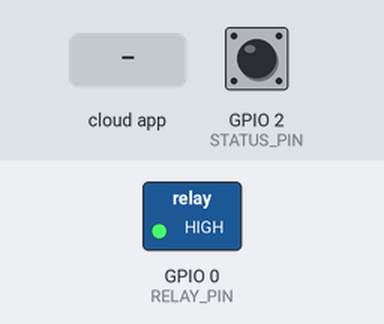
Simulated run of this sketch. Board: ESP8266 (NodeMCU). Shown: switched loads named in the sketch (green lamp = pin HIGH). Inputs (shaded band) come from the test bench; at power-on: GPIO 2 (STATUS_PIN) HIGH. WiFi joins after 1.5 s; servers stay silent unless stated; what the sketch prints to the serial monitor is not drawn.

Above: at 3.2 s.
3.3 s: the phone or cloud app sets switch1 to 1
At 4.4 s:
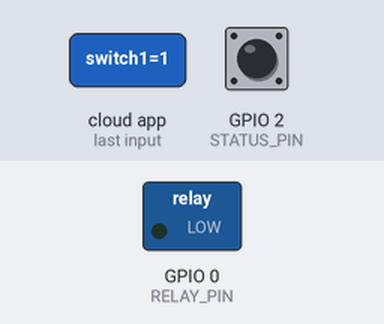
4.8 s: the phone or cloud app sets switch1 to 0
At 5.6 s:
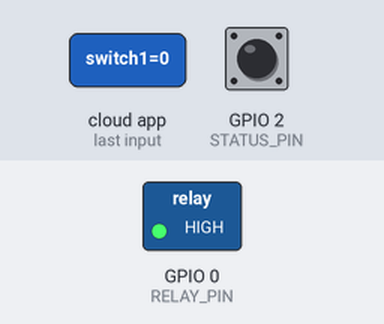
Timing chart, 0 to 7.8 s (numbered marks = the images above; inputs shaded):
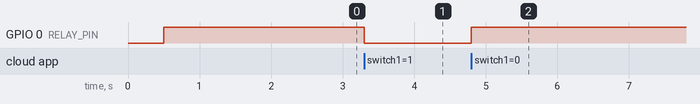

Measured:
- after the input at 3.3 s, GPIO 0 (RELAY_PIN): HIGH → LOW at once
- after the input at 4.8 s, GPIO 0 (RELAY_PIN): LOW → HIGH at once

The sketch:

SmartSwitch.ino
```cpp
/**********************************************************************************
 *  TITLE: Arduino IoT Cloud Smart Relay Switch using ESP01
 *  Author: John Varghese (@Cyber__Trinity)
 *  Version: 2.0
 *
 *  Description:
 *  ESP8266-based smart relay switch with manual/cloud control and status reporting.
 *  Features watchdog timer, always-on mode, and cloud message handling.
 *
 *  Requirements:
 *  - ESP8266 board package
 *  - ArduinoIoTCloud library
 *  - Ticker library
 *  - Thing variables:
 *      CloudContactSensor switchStatus;
 *      CloudSwitch switch1;
 *      String messages;
 **********************************************************************************/

#include "thingProperties.h"
#include <ESP8266WiFi.h>
#include <Ticker.h>

// GPIO pin definitions
#define RELAY_PIN 0    // GPIO0 controls relay
#define STATUS_PIN 2   // GPIO2 reads manual switch state

// Watchdog Timer
Ticker watchdogTicker;
volatile int watchdogCount = 0;
const int WATCHDOG_TIMEOUT = 4; // 4 intervals * 5s = 20s timeout

// AlwaysOn mode control
bool alwaysOnMode = false;
unsigned long lastSwitchToggle = 0;
const unsigned long debounceTime = 1000; // ms debounce

// State management
bool currentRelayState = false;
bool currentSwitchState = false;

void ISRwatchdog() {
  watchdogCount++;
  if (watchdogCount >= WATCHDOG_TIMEOUT) {
    Serial.println("Watchdog timeout! Rebooting...");
    ESP.restart();
  }
}

void setup() {
  Serial.begin(115200);
  delay(500);

  // Initialize GPIO
  pinMode(RELAY_PIN, OUTPUT);
  digitalWrite(RELAY_PIN, HIGH); // Relay OFF
  currentRelayState = false;
  pinMode(STATUS_PIN, INPUT_PULLUP);

  // WiFi Connection
  WiFi.mode(WIFI_STA);
  WiFi.begin(SSID, PASS);
  WiFi.setAutoReconnect(true);

  Serial.print("Connecting to WiFi");
  int attempts = 0;
  while (WiFi.status() != WL_CONNECTED && attempts < 40) {
    delay(500);
    Serial.print(".");
    attempts++;
  }

  if (WiFi.status() != WL_CONNECTED) {
    Serial.println("\nWiFi failed! Rebooting...");
    ESP.restart();
  }

  // Arduino IoT Cloud
  initProperties();
  ArduinoCloud.begin(ArduinoIoTPreferredConnection);
  setDebugMessageLevel(2);
  ArduinoCloud.printDebugInfo();

  // Initial states
  switch1 = false;
  watchdogTicker.attach(5, ISRwatchdog);
  Serial.println("System ready");
}

void loop() {
  ArduinoCloud.update();
  watchdogCount = 0; // Reset watchdog

  bool switchState = (digitalRead(STATUS_PIN) == LOW);
  bool relayState = (digitalRead(RELAY_PIN) == LOW);
  unsigned long now = millis();

  // AlwaysOn logic
  if (alwaysOnMode) {
    if (!switchState && (now - lastSwitchToggle >= debounceTime)) {
      digitalWrite(RELAY_PIN, !relayState);
      currentRelayState = !relayState;
      switch1 = currentRelayState;
      lastSwitchToggle = now;
      messages = "[AlwaysOn] Toggling relay";
      ArduinoCloud.update();
    }
  }

  // State change detection
  if (!alwaysOnMode && switchState != currentSwitchState) {
    currentSwitchState = switchState;
    switchStatus = switchState;
    messages = "Switch: " + String(switchState ? "ON" : "OFF");
    ArduinoCloud.update();
  }

  ArduinoCloud.update();
}

void onSwitch1Change() {
  if (!alwaysOnMode) {
    if (switch1 != currentRelayState) {
      currentRelayState = switch1;
      digitalWrite(RELAY_PIN, switch1 ? LOW : HIGH);
      messages = "Relay " + String(switch1 ? "ON" : "OFF") + " (Cloud)";
      ArduinoCloud.update();
    }
  } else {
    messages = "Manual control disabled (AlwaysOn)";
    switch1 = currentRelayState;
    ArduinoCloud.update();
  }
}

void onMessagesChange() {
  String response;

  if (messages.equalsIgnoreCase("Relay On")) {
    alwaysOnMode = false;
    digitalWrite(RELAY_PIN, LOW);
    switch1 = true;
    response = "Relay ON by command";
  } else if (messages.equalsIgnoreCase("Relay Off")) {
    alwaysOnMode = false;
    digitalWrite(RELAY_PIN, HIGH);
    switch1 = false;
    response = "Relay OFF by command";
  } else if (messages.equalsIgnoreCase("alwaysOn")) {
    alwaysOnMode = true;
    response = "AlwaysOn Enabled";
  } else if (messages.equalsIgnoreCase("alwaysOff")) {
    alwaysOnMode = false;
    response = "AlwaysOn Disabled";
  } else {
    response = "IoT Relay v2.0 \nby John Varghese (@Cyber__Trinity)\n | Valid Commands: Relay on/off, AlwaysOn/AlwaysOff, help/about\n | Status auto-synced";
  }

  messages = response;
  ArduinoCloud.update();
}
```

thingProperties.h
```cpp
#include <ArduinoIoTCloud.h>
#include <Arduino_ConnectionHandler.h>

const char DEVICE_LOGIN_NAME[]  = ""; // Enter DEVICE ID
const char SSID[]               = ""; // WiFi SSID
const char PASS[]               = ""; // WiFi Password
const char DEVICE_KEY[]         = ""; // Secret device key

void onSwitch1Change();
void onMessagesChange();

// Cloud variables
CloudSwitch switch1;
CloudContactSensor switchStatus;
String messages;

void initProperties() {
  ArduinoCloud.setBoardId(DEVICE_LOGIN_NAME);
  ArduinoCloud.setSecretDeviceKey(DEVICE_KEY);

  ArduinoCloud.addProperty(switch1, READWRITE, ON_CHANGE, onSwitch1Change);
  ArduinoCloud.addProperty(switchStatus, READ, ON_CHANGE, NULL);
  ArduinoCloud.addProperty(messages, READWRITE, ON_CHANGE, onMessagesChange);
}

WiFiConnectionHandler ArduinoIoTPreferredConnection(SSID, PASS);
```
